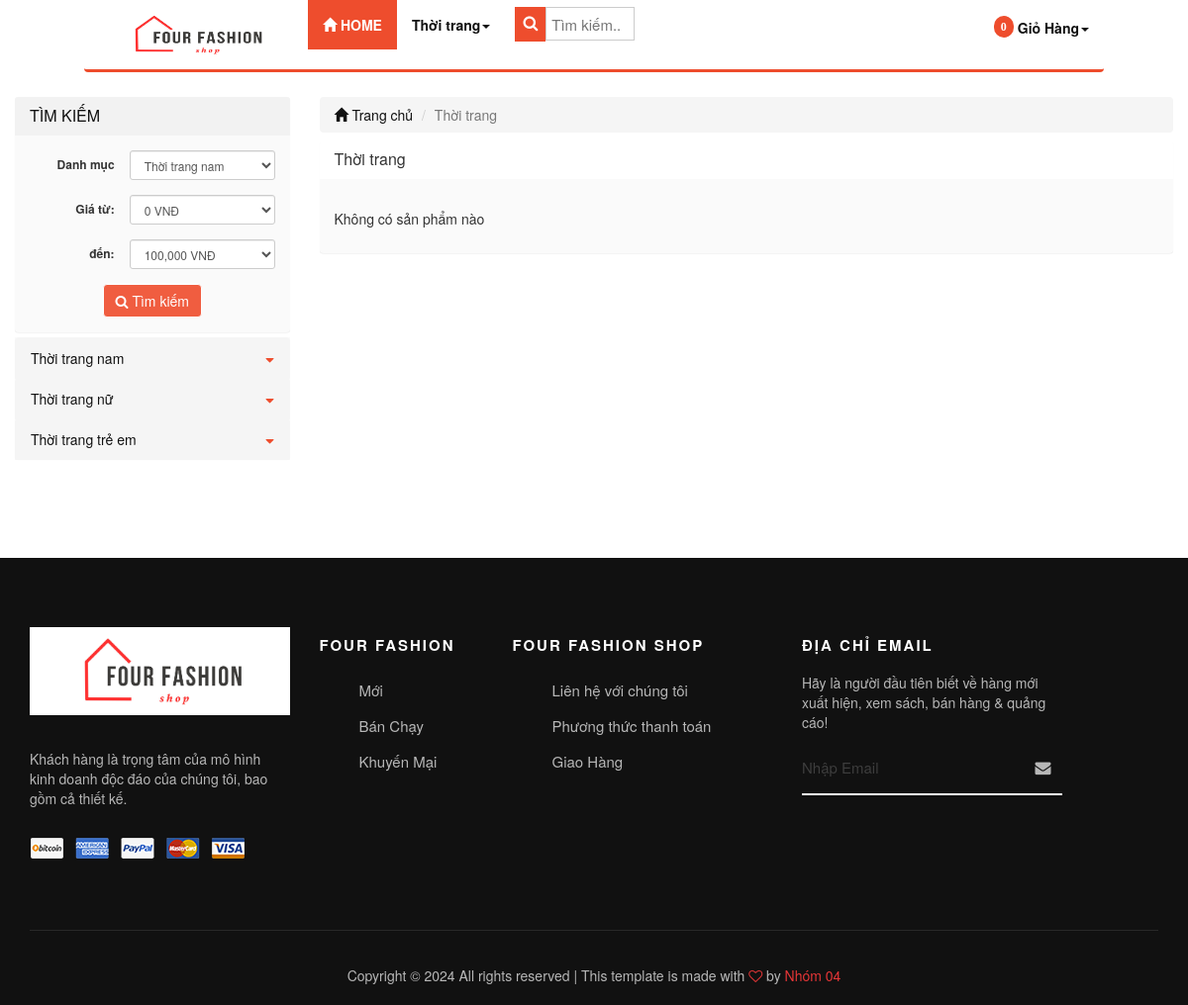
Page /catalog.php?id=1 on the committed database.
### tables this page shows
CREATE TABLE `catalog` (
  `id` int(11) NOT NULL,
  `name` varchar(100) NOT NULL,
  `description` varchar(255) DEFAULT NULL,
  `parent_id` int(11) NOT NULL,
  `sort_order` tinyint(4) NOT NULL,
  `created` datetime NOT NULL DEFAULT current_timestamp()
);

### core/database.php (called while the page is built, shortened)
<?php
class Database
{
    private $connect;
    public function __construct()
    {
        $host = 'localhost';
        $username = 'root';
        $password = '';
        $database = 'shopthoitrang';
        $this->connect = mysqli_connect($host, $username, $password, $database);
        $this->connect->set_charset('utf8');
    }
    public function getAll($sql)
    {
        return $this->connect->query($sql)->fetch_all(MYSQLI_ASSOC);
    }
    public function getById($table, $id)
    {
        return $this->connect->query("SELECT * FROM `$table` WHERE id = $id")->fetch_assoc();
    }
    public function count($sql)
    {
        return count($this->getAll($sql));
    }
}
$db = new Database;

### catalog.php (the view, shortened to what this page needs)
<?php
require('./core/database.php');
if (isset($_GET['id'])) {
    $id = $_GET['id'];
    if (!$db->getById('catalog', $id)) {
        Flash::set('message_fail', 'Danh mục không tồn tại');
        header('location: ./index.php');
    } else {
        $catalog_p = $db->getById('catalog', $id);
        $sql_product = "select * from product";
        if ($catalog_p['parent_id'] == '1') {
            $catalog_child = $db->getAll("select * from catalog where parent_id = {$catalog_p['id']} order by sort_order asc");
            if (!empty($catalog_child)) {
                $cat_list_id = array();
                foreach ($catalog_child as $value) {
                    $cat_list_id[] = $value['id'];
                }
                $str_list = implode(",", $cat_list_id);
                $sql_product .=  " where catalog_id in ($str_list)";
            } else {
                $sql_product .=  " where catalog_id = $id";
            }
        } else {
            $sql_product .=  " where catalog_id = $id";
        }
        $per_page = 8;
        $current_page = 1;
        $offset = ($current_page - 1) * $per_page;
        $total = $db->count($sql_product);
        $total_page = ceil($total / $per_page);
        $sql_product .= " LIMIT $offset,$per_page";
        $pagination = new Pagination($total_page, $current_page);
        $product_list = $db->getAll($sql_product);
    }
} else {
    header('location: ./index.php');
}
?>
<?php include('./layout/head.php') ?>
<div class="row">
    <div class="col-xs-12 col-sm-12 col-md-12 col-lg-12 clearpadding" style="margin-top: 15px;">
        <?php include('./layout/sidebar.php') ?>
        <div class="col-xs-12 col-sm-9 col-md-9 col-lg-9 clearpaddingr">
            <div class="col-xs-12 col-sm-12 col-md-12 col-lg-12 clearpadding">
                <ol class="breadcrumb">
                    <li><a href="./"><span class="glyphicon glyphicon-home" aria-hidden="true"></span> Trang chủ</a></li>
                    <li class="active"><?php echo $catalog_p['name']; ?></li>
                </ol>
                <div class="panel panel-info">
                    <div class="panel-heading">
                        <h3 class="panel-title"><?php echo $catalog_p['name']; ?></h3>
                    </div>
                    <div class="panel-body">
                        <?php if ($total > 0) { ?>
                            <div class="col-xs-12 col-sm-12 col-md-12 col-lg-12 clearpadding">
                                <?php
                                foreach ($product_list as $value) { ?>
                                    <div class="col-xs-12 col-sm-6 col-md-3 col-lg-3 re-padding">
                                        <div class="product_item">
                                            <div class="product-image">
                                                <a href="product.php?id=<?php echo $value['id']; ?>"><img src="./public/images/product/<?php echo $value['image_link']; ?>" alt="" class=""></a>
                                            </div>
                                            <p class="product_name"><a href="product.php?id=<?php echo $value['id']; ?>"><?php echo $value['name']; ?></a></p>
                                            <?php
                                            if ($value['discount'] > 0) {
                                                $new_price = $value['price'] - $value['discount'];
                                            ?>
                                                <p><span class='price text-right'><?php echo number_format($new_price); ?> VNĐ</span> <del class="product-discount"><?php echo number_format($value['price']); ?> VNĐ</del></p>
                                            <?php } else { ?>
                                                <p><span class='price text-right'><?php echo number_format($value['price']); ?> VNĐ</span></p>
                                            <?php } ?>
                                            <?php
                                            if ($value['discount'] != 0)
                                                echo '<span class="label_pro">Giảm giá</span>';
                                            ?>
                                            <p>
                                                <?php $raty_tb = round($value['rate_total'] / $value['rate_count']); ?>
                                                <?php
                                                $i2 = 1;
                                                for ($i2; $i2 <= $raty_tb; $i2++) {
                                                    echo '<i class="fa fa-star" style="color:gold"></i>';
                                                }
                                                $i3 = 1;
                                                for ($i3; $i3 <= (5 - $raty_tb); $i3++) {
                                                    echo '<i class="fa fa-star-o" style="color: gold"></i>';
                                                }
                                                ?>
                                            </p>
                                            <?php
                                            $query_count = 'SELECT SUM(quantity) As totalproduct FROM sizedetail WHERE product_id = ' . $value['id'];
                                            $result = $db->getFirst($query_count);
                                            $sl = $result['totalproduct'];
                                            if ($sl > 0) {
                                            ?>
                                                <a href="cart_edit.php?id=<?php echo $value['id']; ?>"><button class='btn btn-info'><span class="fa fa-shopping-cart" aria-hidden="true"></span> Thêm giỏ hàng</button></a>
                                            <?php } else { ?>
                                                <a style="pointer-events: none;"><button style="pointer-events: none;background-color: #333;border: none " class='btn btn-info'>Hết hàng</button></a>
                                            <?php } ?>
                                        </div>
                                    </div>
                                <?php } ?>
                            </div>
                            <?php echo $pagination->render(); ?>
                        <?php } else { ?>
                            <p>Không có sản phẩm nào</p>
                        <?php } ?>
                    </div>
                </div>
            </div>
        </div>
    </div>
</div>
<?php include('./layout/footer.php') ?>

### layout/sidebar.php (shortened to what this page needs)
<?php
require_once('./core/database.php');
$catalog_id = isset($_GET['catalog_id']) ? $_GET['catalog_id'] : NULL;
$price_from = isset($_GET['price_from']) ? $_GET['price_from'] : NULL;
$price_to = isset($_GET['price_to']) ? $_GET['price_to'] : NULL;
$catalog = $db->getAll("SELECT * from catalog where parent_id = 1 order by sort_order asc");
foreach ($catalog as $key => $value) {
    $subs = $db->getAll("SELECT * from catalog where parent_id = {$value['id']}");
    $catalog[$key]['sub'] = $subs;
}
?>
<div class="col-xs-12 col-sm-3 col-md-3 col-lg-3 clearpaddingl">
    <div class="panel panel-info" style="margin-bottom: 5px;">
        <div class="panel-heading" style="background-color: #f2f2f2;color: #111">
            <h3 class="panel-title">TÌM KIẾM</h3>
        </div>
        <div class="panel-body">
            <form class="form-horizontal text-center" method="get" action="search.php">
                <div class="form-group form-group-sm">
                    <label class="col-sm-5 clearpaddingl control-label" for="formGroupInputSmall">Danh mục</label>
                    <div class="col-sm-7" style="padding-left: 0px">
                        <select class="form-control" name="catalog_id">
                            <?php foreach ($catalog as $value) { ?>
                                <option value="<?php echo $value['id']; ?>" style='font-weight: bold' <?php if ($value['id'] == $catalog_id) echo 'selected'; ?>><?php echo $value['name']; ?></option>
                            <?php } ?>
                        </select>
                    </div>
                </div>
                <div class="form-group form-group-sm">
                    <label class="col-sm-5 control-label" for="formGroupInputSmall">Giá từ:</label>
                    <div class="col-sm-7" style="padding-left: 0px">
                        <select class="form-control" name="price_from">
                            <?php for ($i = 0; $i < 1400000; $i = $i + 100000) { ?>
                                <option value="<?php echo $i ?>" <?php if ($i == $price_from) echo 'selected'; ?>><?php echo number_format($i); ?> VNĐ</option>
                            <?php } ?>
                        </select>
                    </div>
                </div>
                <div class="form-group form-group-sm">
                    <label class="col-sm-5 control-label" for="formGroupInputSmall">đến:</label>
                    <div class="col-sm-7" style="padding-left: 0px">
                        <select class="form-control" name="price_to">
                            <?php for ($i = 100000; $i < 1500000; $i = $i + 100000) { ?>
                                <option value="<?php echo $i ?>" <?php if ($i == $price_to) echo 'selected'; ?>><?php echo number_format($i); ?> VNĐ</option>
                            <?php } ?>
                        </select>
                    </div>
                </div>
                <button class="btn btn-info" type="submit"><i class="fa fa-search"></i> Tìm kiếm</button>
            </form>
        </div>
    </div>
    <div class="panel panel-info">
        <div class="panel-body" style="padding:0px">
            <div class="list-group">
                <?php
                foreach ($catalog as $value) { ?>
                    <div class="list-group">
                        <button class="list-group-item dropdown-btn">
                            <a href="catalog.php?id=<?php echo $value['id']; ?>" class=""><?php echo $value['name']; ?></a>
                            <i class="fa fa-caret-down"></i>
                        </button>
                    </div>
                <?php } ?>
            </div>
        </div>
    </div>
</div>

### public/css/style.css (style rules this page uses)
.clearpadding { padding-left: 0px; padding-right: 0px; }
.clearpaddingl { padding-left: 0px; }
.clearpaddingr { padding-right: 0px; }
.panel { margin-bottom: 0px; }
.dropdown-btn { position: relative; display: block; padding: 10px 15px; margin-bottom: -1px; background-color: #f5f5f5; border: 1px solid #f5f5f5; }
.fa-caret-down { margin-top: 2%; float: right; color: rgb(238, 77, 45); }
.breadcrumb { margin-bottom: 8px; }
.list-group { margin-bottom: 0px; }

### rows in the picture
catalog: name "Thời trang nam"
catalog: name "Thời trang nữ"
catalog: name "Thời trang trẻ em"
catalog: name "Thời trang"

### other values in the picture
$total_items "0"
form field catalog_id "Thời trang nam"
form field price_from "0 VNĐ"
form field price_to "100,000 VNĐ"
